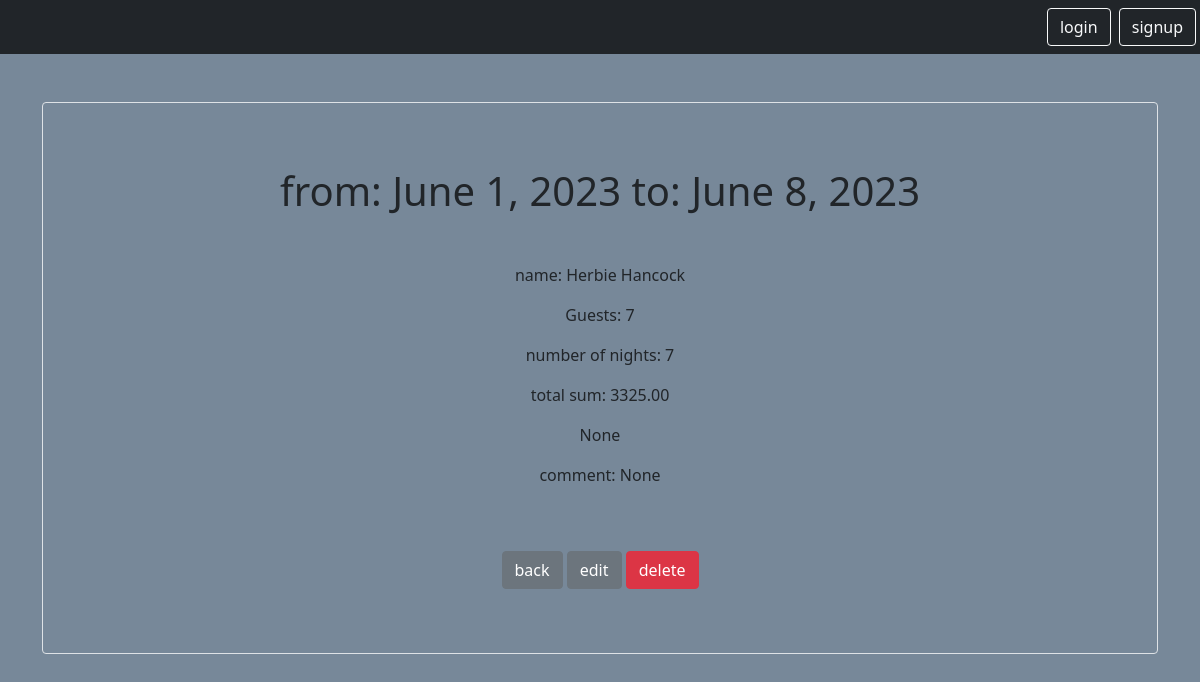
The page /mini/reservation/2 on the database its author committed.
### reservation/models.py (models this page shows, shortened)
class Reservation(models.Model):
    PURPOSE_CHOICES = [
        ("holiday", "holiday"),
        ("business", "business"),
        ("no-show", "no-show"),
    ]
    id = models.AutoField(primary_key=True)
    start_date = models.DateField(blank=True, null=True)
    end_date = models.DateField(blank=True, null=True)
    name = models.CharField(max_length=255)
    lname = models.CharField(max_length=255, blank=True)
    company = models.CharField(max_length=255, blank=True, null=True)
    address = models.CharField(max_length=255, blank=True, null=True)
    email = models.EmailField(blank=True, null=True)
    number_of_guests = models.IntegerField(blank=True, null=True)
    nationality = models.CharField(max_length=255, blank=True, null=True)
    t_sum = models.DecimalField(max_digits=10, decimal_places=2, blank=True, null=True)
    commission = models.DecimalField(
        max_digits=10, decimal_places=2, blank=True, null=True
    )
    rech_num = models.CharField(max_length=255, blank=True, null=True)
    link = models.URLField(blank=True, null=True)
    purpose = models.CharField(
        max_length=255, choices=PURPOSE_CHOICES, blank=True, null=True
    )
    comment = models.TextField(blank=True, null=True)
    user = models.ForeignKey(
        CustomUser, on_delete=models.CASCADE, related_name="reservation"
    )
    platform = models.ForeignKey(
        Platform, on_delete=models.CASCADE, related_name="reservation", blank=True
    )
    apartment = models.ForeignKey(
        Apartment, on_delete=models.CASCADE, related_name="reservation", blank=True
    )
    def number_of_nights(self):
        return (self.end_date - self.start_date).days

### reservation/views.py (the view)
# urls.py: path('reservation/<int:pk>', views.ResDetailView.as_view(), name = 'reservation.detail'),
class ResDetailView(DetailView):
    model = Reservation
    template_name = "booking/res_detail.html"
    context_object_name = "res"

### reservation/templates/booking/res_detail.html
{% extends 'base.html' %}
{% block content %}
<div class = 'border rounded p-3 my-5'>
<h1 class="my-5">from: {{res.start_date}} to: {{res.end_date}}</h1>
        <p>name: {{res.name}}  {{res.lname}}</p>
    <p>Guests: {{res.number_of_guests}}</p>
        <p>number of nights: {{res.number_of_nights}}</p>
    <p>total sum: {{res.t_sum}}</p>
    <p>{{res.email}}</p>
    <p>comment: {{res.comment}}</p>
    <a href="{% url 'reservation.list' %}" class="btn btn-secondary my-5">back</a>
    <a href="{% url 'reservation.update' pk=res.id %}" class="btn btn-secondary">edit</a>
    <a href="{% url 'reservation.delete' pk=res.id %}" class="btn btn-danger">delete</a>
{% endblock %}

### static/templates/base.html (style rules this page uses)
body { background: lightslategray; }

### rows shown on the page
Reservation: start_date "June 1, 2023", end_date "June 8, 2023", name "Herbie", lname "Hancock", number_of_guests "7", number_of_nights "7", t_sum "3325.00", email "None", comment "None"
